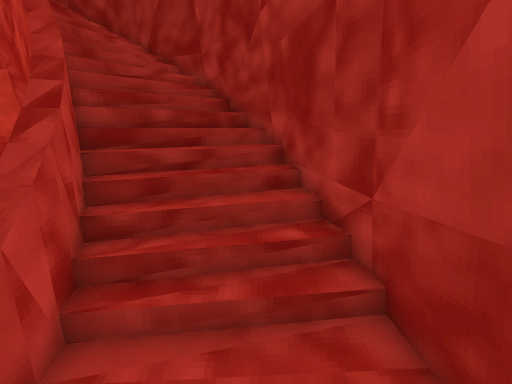
View 1 (above)

15 first-person views from a walk through a 3-D level made in the Godot game engine. The camera is 1.5 m above the floor, tilts 14° down and sees 90° across. The floor is counted in squares, 0.5 m on a side. Each view is taken from the middle of a square. On the plan, view 1 faces up. The plan holds only what a view shows up to about 19 squares ahead; the rest is blank. The place goes on beyond the plan.

View 2
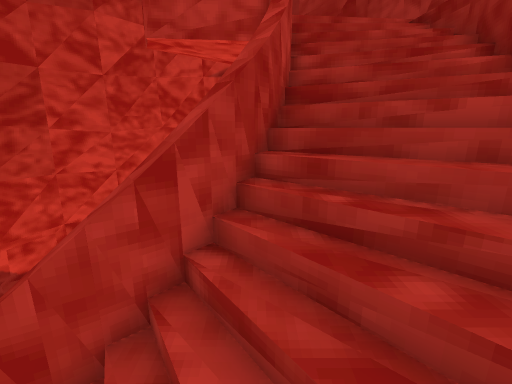

View 3
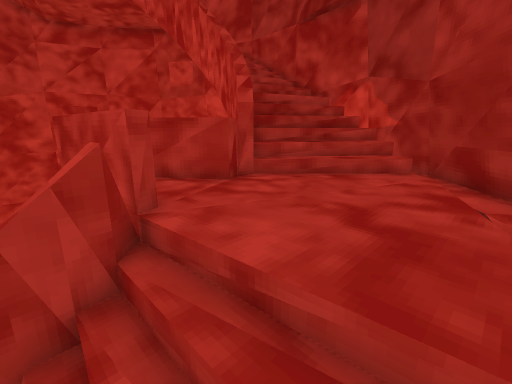

View 4
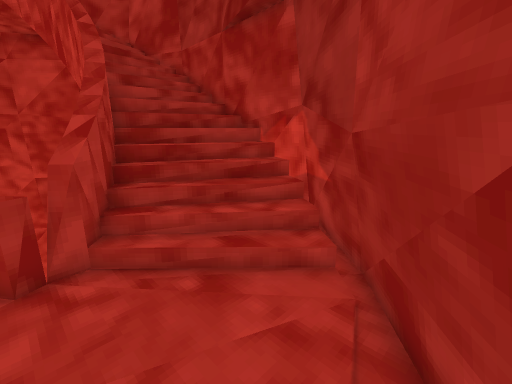

View 5
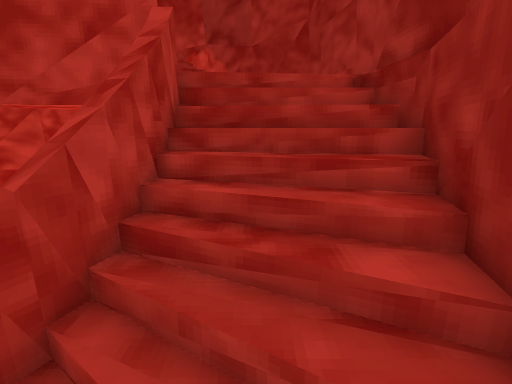

View 6
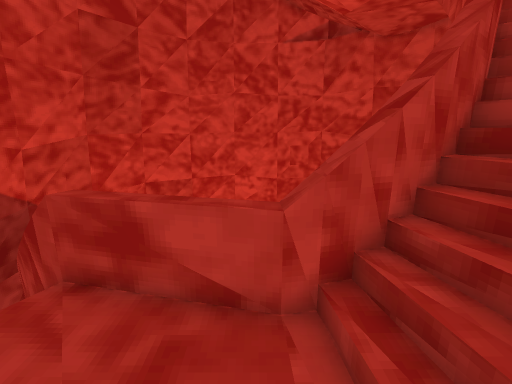

View 7
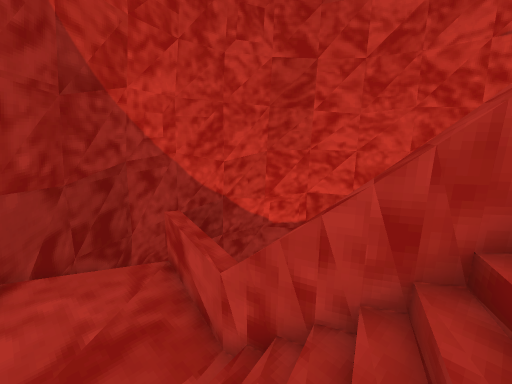

View 8
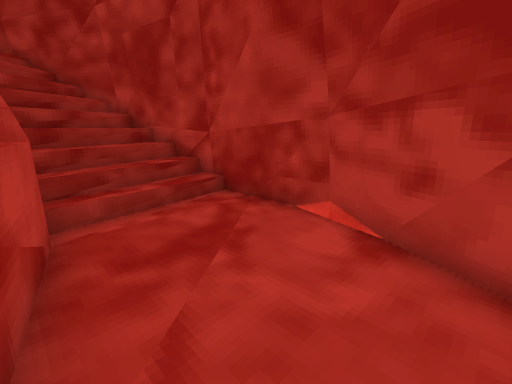

View 9
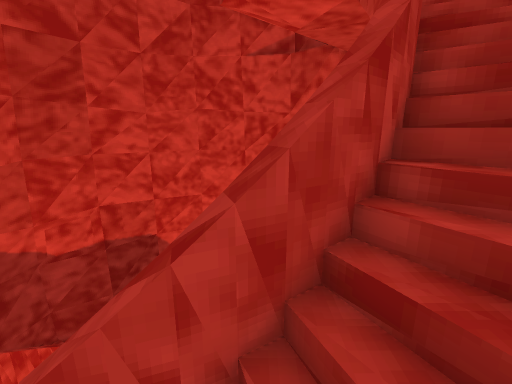

View 10
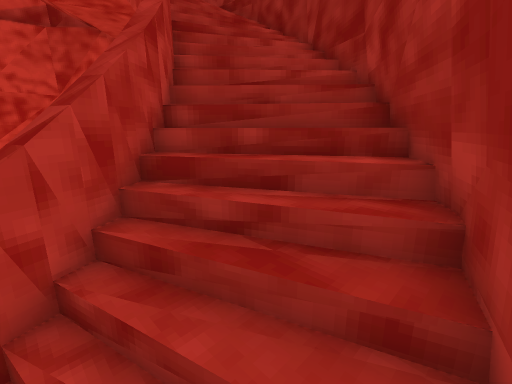

View 11
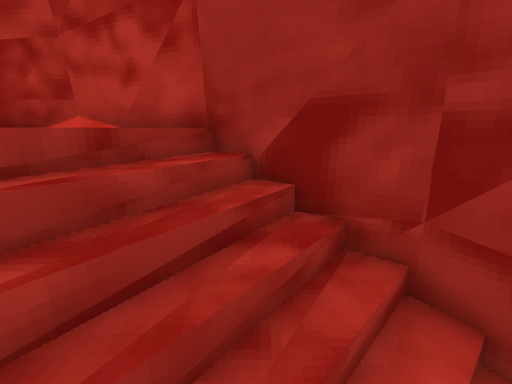

View 12
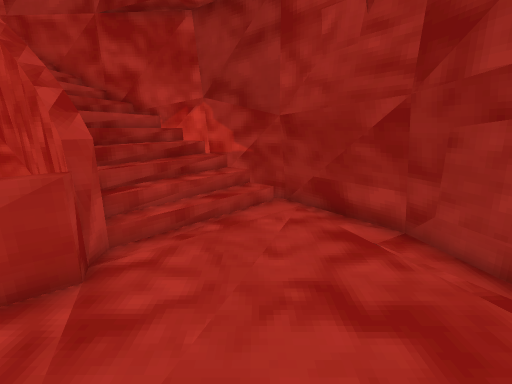

View 13
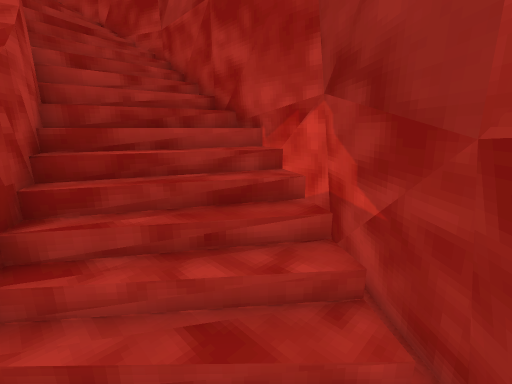

View 14
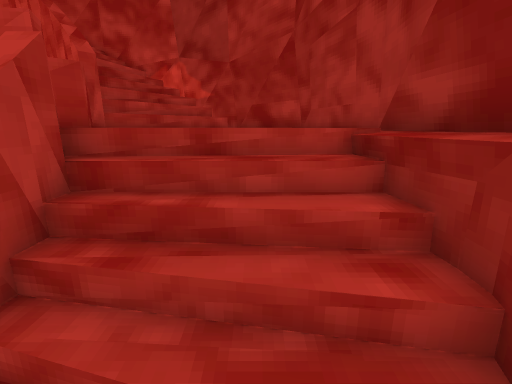

View 15
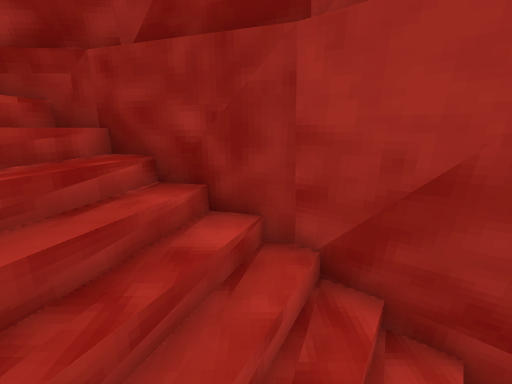

### Floor plan
Key: @ floor where view 1 was taken; # wall or solid block; . main floor; : floor 0.75 m higher than the main floor; - floor 0.75 m lower than the main floor; _ floor 1.5 m lower than the main floor; + floor 1.75 m higher than the main floor; < floor 2.25 m lower than the main floor; ( floor 3.25 m lower than the main floor; ! floor 4.75 m lower than the main floor; / step, stairs or slope; = window, fence, low wall or low ledge; ^ raised ledge; v drop or lower ground.
Columns run from 22 left of view 1 to 2 right of it. Each row starts with its distance up from view 1.
 15         ########
 14      ####./ ==###
 13     ###.../////####
 12    ##.....////-__###
 11   ##......///-/////##
 10  ##/......./-//////<##
  9 ##///......#===//////##
  8 #:/://....=v v==#////(##
  7 /+////==..=v    ##///(##
  6 /+/+/=#v=.=v     #=////#
  5   ///=v v= =      ##///##
  4   //==    ^v      v=///!#
  3    /=v             =//!!#
  2    /=v             =!!!!#
  1    /=v             =!!!!#
  0    /=#            v=!!@!#
 -1    //=v           ==!!!!#
 -2                   =/!!!##
 -3                  #=///!#
 -4                  =////##
 -5                  / ///#
 -6                    //##
 -7                    /##
 -8                    ##
 -9                  /##
-10      ##         ###
-11      #######  ###

Where each view was taken, in squares from view 1:
view 1: 0 up, 0 right, facing up
view 2: 8 up, 1 left, facing left
view 3: 13 up, 10 left, facing down-left
view 4: 13 up, 15 left, facing down-left
view 5: 11 up, 4 left, facing left
view 6: 2 up, 1 right, facing left
view 7: 6 up, 0 right, facing down-left
view 8: 3 down, 3 left, facing up-right
view 9: 5 up, 1 left, facing left
view 10: 4 up, 1 right, facing up-left
view 11: 5 down, 5 left, facing right
view 12: 10 up, 11 left, facing left
view 13: 11 up, 17 left, facing down-left
view 14: 12 up, 7 left, facing left
view 15: 9 up, 6 left, facing up
